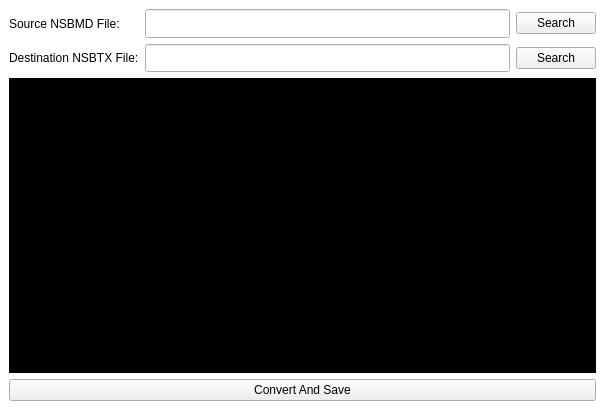
<?xml version="1.0" encoding="UTF-8"?>
<ui version="4.0">
 <class>TexturedNSBMDToNSBTX</class>
 <widget class="QMainWindow" name="TexturedNSBMDToNSBTX">
  <property name="geometry">
   <rect>
    <x>0</x>
    <y>0</y>
    <width>605</width>
    <height>410</height>
   </rect>
  </property>
  <property name="windowTitle">
   <string>MainWindow</string>
  </property>
  <property name="styleSheet">
   <string notr="true">QMainWindow {
background-color: rgb(255, 255, 255);
}</string>
  </property>
  <widget class="QWidget" name="centralwidget">
   <layout class="QVBoxLayout" name="verticalLayout">
    <item>
     <widget class="QWidget" name="widget" native="true">
      <property name="sizePolicy">
       <sizepolicy hsizetype="Expanding" vsizetype="Fixed">
        <horstretch>0</horstretch>
        <verstretch>0</verstretch>
       </sizepolicy>
      </property>
      <property name="minimumSize">
       <size>
        <width>0</width>
        <height>63</height>
       </size>
      </property>
      <property name="maximumSize">
       <size>
        <width>16777215</width>
        <height>63</height>
       </size>
      </property>
      <layout class="QHBoxLayout" name="horizontalLayout">
       <property name="leftMargin">
        <number>0</number>
       </property>
       <property name="topMargin">
        <number>0</number>
       </property>
       <property name="rightMargin">
        <number>0</number>
       </property>
       <property name="bottomMargin">
        <number>0</number>
       </property>
       <item>
        <layout class="QGridLayout" name="gridLayout">
         <item row="2" column="1">
          <widget class="QLineEdit" name="path1_le">
           <property name="sizePolicy">
            <sizepolicy hsizetype="Expanding" vsizetype="Expanding">
             <horstretch>0</horstretch>
             <verstretch>0</verstretch>
            </sizepolicy>
           </property>
          </widget>
         </item>
         <item row="2" column="0">
          <widget class="QLabel" name="text1_label">
           <property name="sizePolicy">
            <sizepolicy hsizetype="Preferred" vsizetype="Preferred">
             <horstretch>0</horstretch>
             <verstretch>0</verstretch>
            </sizepolicy>
           </property>
           <property name="text">
            <string>Source NSBMD File:</string>
           </property>
          </widget>
         </item>
         <item row="3" column="1">
          <widget class="QLineEdit" name="path2_le">
           <property name="sizePolicy">
            <sizepolicy hsizetype="Expanding" vsizetype="Expanding">
             <horstretch>0</horstretch>
             <verstretch>0</verstretch>
            </sizepolicy>
           </property>
          </widget>
         </item>
         <item row="3" column="0">
          <widget class="QLabel" name="text2_label">
           <property name="text">
            <string>Destination NSBTX File:</string>
           </property>
          </widget>
         </item>
         <item row="3" column="2">
          <widget class="QPushButton" name="seachPath2_pb">
           <property name="sizePolicy">
            <sizepolicy hsizetype="Minimum" vsizetype="Fixed">
             <horstretch>0</horstretch>
             <verstretch>0</verstretch>
            </sizepolicy>
           </property>
           <property name="text">
            <string>Search</string>
           </property>
          </widget>
         </item>
         <item row="2" column="2">
          <widget class="QPushButton" name="searchPath1_pb">
           <property name="text">
            <string>Search</string>
           </property>
          </widget>
         </item>
        </layout>
       </item>
      </layout>
     </widget>
    </item>
    <item>
     <widget class="QTextEdit" name="console_tb">
      <property name="styleSheet">
       <string notr="true">background-color: rgb(0, 0, 0);</string>
      </property>
      <property name="readOnly">
       <bool>true</bool>
      </property>
     </widget>
    </item>
    <item>
     <widget class="QPushButton" name="convert_pb">
      <property name="text">
       <string>Convert And Save</string>
      </property>
     </widget>
    </item>
   </layout>
  </widget>
 </widget>
 <tabstops>
  <tabstop>path1_le</tabstop>
  <tabstop>searchPath1_pb</tabstop>
  <tabstop>path2_le</tabstop>
  <tabstop>seachPath2_pb</tabstop>
  <tabstop>console_tb</tabstop>
  <tabstop>convert_pb</tabstop>
 </tabstops>
 <resources/>
 <connections/>
</ui>
